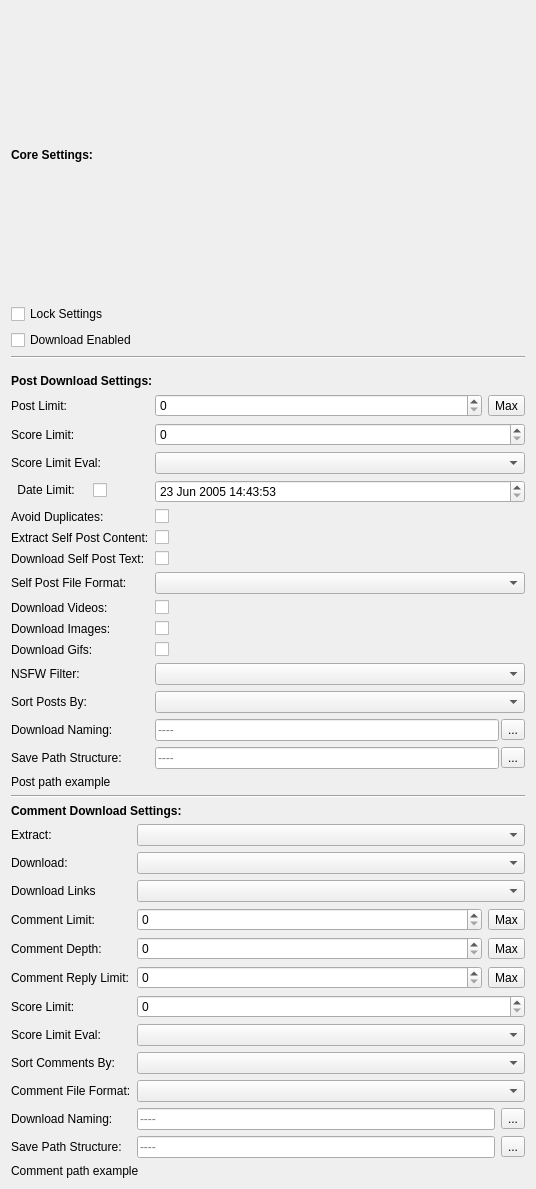
<?xml version="1.0" encoding="UTF-8"?>
<ui version="4.0">
 <class>ObjectSettingsWidget</class>
 <widget class="QWidget" name="ObjectSettingsWidget">
  <property name="geometry">
   <rect>
    <x>0</x>
    <y>0</y>
    <width>536</width>
    <height>1189</height>
   </rect>
  </property>
  <property name="windowTitle">
   <string>Settings</string>
  </property>
  <layout class="QVBoxLayout" name="verticalLayout_2">
   <item>
    <layout class="QVBoxLayout" name="verticalLayout">
     <item>
      <layout class="QVBoxLayout" name="core_settings_vbox">
       <item>
        <widget class="QLabel" name="label">
         <property name="font">
          <font>
           <weight>75</weight>
           <bold>true</bold>
          </font>
         </property>
         <property name="text">
          <string>Core Settings:</string>
         </property>
        </widget>
       </item>
       <item>
        <widget class="QCheckBox" name="lock_settings_checkbox">
         <property name="toolTip">
          <string>When checked, the settings in this window will not be overwritten due to changes in the main settings window</string>
         </property>
         <property name="layoutDirection">
          <enum>Qt::LeftToRight</enum>
         </property>
         <property name="text">
          <string>Lock Settings</string>
         </property>
        </widget>
       </item>
       <item>
        <widget class="QCheckBox" name="enable_download_checkbox">
         <property name="text">
          <string>Download Enabled</string>
         </property>
        </widget>
       </item>
      </layout>
     </item>
     <item>
      <widget class="Line" name="line">
       <property name="orientation">
        <enum>Qt::Horizontal</enum>
       </property>
      </widget>
     </item>
     <item>
      <layout class="QFormLayout" name="post_download_form">
       <item row="0" column="0">
        <widget class="Line" name="line_2">
         <property name="orientation">
          <enum>Qt::Horizontal</enum>
         </property>
        </widget>
       </item>
       <item row="1" column="0" colspan="2">
        <widget class="QLabel" name="label_19">
         <property name="font">
          <font>
           <weight>75</weight>
           <bold>true</bold>
          </font>
         </property>
         <property name="text">
          <string>Post Download Settings:</string>
         </property>
         <property name="alignment">
          <set>Qt::AlignLeading|Qt::AlignLeft|Qt::AlignVCenter</set>
         </property>
        </widget>
       </item>
       <item row="3" column="0">
        <widget class="QLabel" name="label_7">
         <property name="text">
          <string>Post Limit:</string>
         </property>
        </widget>
       </item>
       <item row="3" column="1">
        <layout class="QHBoxLayout" name="horizontalLayout_3">
         <item>
          <widget class="QSpinBox" name="post_limit_spinbox">
           <property name="maximum">
            <number>1000</number>
           </property>
          </widget>
         </item>
         <item>
          <widget class="QToolButton" name="post_limit_max_button">
           <property name="text">
            <string>Max</string>
           </property>
          </widget>
         </item>
        </layout>
       </item>
       <item row="4" column="0">
        <widget class="QLabel" name="label_9">
         <property name="text">
          <string>Score Limit:</string>
         </property>
        </widget>
       </item>
       <item row="4" column="1">
        <widget class="QSpinBox" name="score_limit_spinbox">
         <property name="maximum">
          <number>10000000</number>
         </property>
        </widget>
       </item>
       <item row="5" column="0">
        <widget class="QLabel" name="label_11">
         <property name="text">
          <string>Score Limit Eval:</string>
         </property>
        </widget>
       </item>
       <item row="5" column="1">
        <widget class="QComboBox" name="score_limit_operator_combo"/>
       </item>
       <item row="6" column="0">
        <widget class="QCheckBox" name="date_limit_checkbox">
         <property name="layoutDirection">
          <enum>Qt::RightToLeft</enum>
         </property>
         <property name="text">
          <string>Date Limit:    </string>
         </property>
        </widget>
       </item>
       <item row="6" column="1">
        <widget class="QDateTimeEdit" name="date_limit_edit">
         <property name="dateTime">
          <datetime>
           <hour>14</hour>
           <minute>43</minute>
           <second>53</second>
           <year>2005</year>
           <month>6</month>
           <day>23</day>
          </datetime>
         </property>
         <property name="minimumDateTime">
          <datetime>
           <hour>14</hour>
           <minute>43</minute>
           <second>53</second>
           <year>2005</year>
           <month>6</month>
           <day>23</day>
          </datetime>
         </property>
        </widget>
       </item>
       <item row="7" column="0">
        <widget class="QLabel" name="label_12">
         <property name="text">
          <string>Avoid Duplicates:</string>
         </property>
        </widget>
       </item>
       <item row="7" column="1">
        <widget class="QCheckBox" name="avoid_duplicates_checkbox">
         <property name="text">
          <string/>
         </property>
        </widget>
       </item>
       <item row="8" column="0">
        <widget class="QLabel" name="label_30">
         <property name="text">
          <string>Extract Self Post Content:</string>
         </property>
        </widget>
       </item>
       <item row="8" column="1">
        <widget class="QCheckBox" name="extract_self_post_content_checkbox">
         <property name="text">
          <string/>
         </property>
        </widget>
       </item>
       <item row="9" column="0">
        <widget class="QLabel" name="label_15">
         <property name="text">
          <string>Download Self Post Text:</string>
         </property>
        </widget>
       </item>
       <item row="9" column="1">
        <widget class="QCheckBox" name="download_self_post_text_checkbox">
         <property name="text">
          <string/>
         </property>
        </widget>
       </item>
       <item row="10" column="0">
        <widget class="QLabel" name="label_31">
         <property name="text">
          <string>Self Post File Format:</string>
         </property>
        </widget>
       </item>
       <item row="10" column="1">
        <widget class="QComboBox" name="self_post_file_format_combo"/>
       </item>
       <item row="11" column="0">
        <widget class="QLabel" name="label_13">
         <property name="text">
          <string>Download Videos:</string>
         </property>
        </widget>
       </item>
       <item row="11" column="1">
        <widget class="QCheckBox" name="download_videos_checkbox">
         <property name="text">
          <string/>
         </property>
        </widget>
       </item>
       <item row="12" column="0">
        <widget class="QLabel" name="label_14">
         <property name="text">
          <string>Download Images:</string>
         </property>
        </widget>
       </item>
       <item row="12" column="1">
        <widget class="QCheckBox" name="download_images_checkbox">
         <property name="text">
          <string/>
         </property>
        </widget>
       </item>
       <item row="13" column="0">
        <widget class="QLabel" name="label_29">
         <property name="text">
          <string>Download Gifs:</string>
         </property>
        </widget>
       </item>
       <item row="13" column="1">
        <widget class="QCheckBox" name="download_gifs_checkbox">
         <property name="text">
          <string/>
         </property>
        </widget>
       </item>
       <item row="14" column="0">
        <widget class="QLabel" name="label_28">
         <property name="text">
          <string>NSFW Filter:</string>
         </property>
        </widget>
       </item>
       <item row="14" column="1">
        <widget class="QComboBox" name="nsfw_filter_combo"/>
       </item>
       <item row="15" column="0">
        <widget class="QLabel" name="label_16">
         <property name="text">
          <string>Sort Posts By:</string>
         </property>
        </widget>
       </item>
       <item row="15" column="1">
        <widget class="QComboBox" name="post_sort_combo"/>
       </item>
       <item row="18" column="0">
        <widget class="QLabel" name="post_download_naming_label">
         <property name="text">
          <string>Download Naming:</string>
         </property>
        </widget>
       </item>
       <item row="18" column="1">
        <layout class="QHBoxLayout" name="horizontalLayout_2">
         <property name="spacing">
          <number>2</number>
         </property>
         <item>
          <widget class="QLineEdit" name="post_download_naming_line_edit">
           <property name="placeholderText">
            <string>----</string>
           </property>
          </widget>
         </item>
         <item>
          <widget class="QToolButton" name="post_download_naming_available_tokens_button">
           <property name="toolTip">
            <string>See available tokens</string>
           </property>
           <property name="text">
            <string>...</string>
           </property>
          </widget>
         </item>
        </layout>
       </item>
       <item row="19" column="0">
        <widget class="QLabel" name="post_save_structure_label">
         <property name="text">
          <string>Save Path Structure:</string>
         </property>
        </widget>
       </item>
       <item row="19" column="1">
        <layout class="QHBoxLayout" name="horizontalLayout_5">
         <property name="spacing">
          <number>2</number>
         </property>
         <item>
          <widget class="QLineEdit" name="post_save_path_structure_line_edit">
           <property name="placeholderText">
            <string>----</string>
           </property>
          </widget>
         </item>
         <item>
          <widget class="QToolButton" name="post_save_structure_available_tokens_button">
           <property name="toolTip">
            <string>See available tokens</string>
           </property>
           <property name="text">
            <string>...</string>
           </property>
          </widget>
         </item>
        </layout>
       </item>
       <item row="20" column="0" colspan="2">
        <widget class="QLabel" name="post_path_example_label">
         <property name="text">
          <string>Post path example</string>
         </property>
        </widget>
       </item>
      </layout>
     </item>
     <item>
      <widget class="Line" name="line_3">
       <property name="orientation">
        <enum>Qt::Horizontal</enum>
       </property>
      </widget>
     </item>
     <item>
      <layout class="QFormLayout" name="comment_download_form">
       <item row="0" column="0" colspan="2">
        <widget class="QLabel" name="label_20">
         <property name="font">
          <font>
           <weight>75</weight>
           <bold>true</bold>
          </font>
         </property>
         <property name="text">
          <string>Comment Download Settings:</string>
         </property>
        </widget>
       </item>
       <item row="3" column="0">
        <widget class="QLabel" name="label_22">
         <property name="text">
          <string>Download:</string>
         </property>
        </widget>
       </item>
       <item row="3" column="1">
        <widget class="QComboBox" name="comment_download_combo"/>
       </item>
       <item row="4" column="0">
        <widget class="QLabel" name="label_21">
         <property name="text">
          <string>Download Links</string>
         </property>
        </widget>
       </item>
       <item row="4" column="1">
        <widget class="QComboBox" name="comment_content_download_combo"/>
       </item>
       <item row="5" column="0">
        <widget class="QLabel" name="label_23">
         <property name="text">
          <string>Comment Limit:</string>
         </property>
        </widget>
       </item>
       <item row="8" column="0">
        <widget class="QLabel" name="label_24">
         <property name="text">
          <string>Score Limit:</string>
         </property>
        </widget>
       </item>
       <item row="8" column="1">
        <widget class="QSpinBox" name="comment_score_limit_spinbox">
         <property name="maximum">
          <number>10000000</number>
         </property>
        </widget>
       </item>
       <item row="9" column="0">
        <widget class="QLabel" name="label_25">
         <property name="text">
          <string>Score Limit Eval:</string>
         </property>
        </widget>
       </item>
       <item row="9" column="1">
        <widget class="QComboBox" name="comment_score_operator_combo"/>
       </item>
       <item row="10" column="0">
        <widget class="QLabel" name="label_18">
         <property name="text">
          <string>Sort Comments By:</string>
         </property>
        </widget>
       </item>
       <item row="10" column="1">
        <widget class="QComboBox" name="comment_sort_combo"/>
       </item>
       <item row="5" column="1">
        <layout class="QHBoxLayout" name="horizontalLayout_4">
         <item>
          <widget class="QSpinBox" name="comment_limit_spinbox">
           <property name="toolTip">
            <string>Only limits top level comment.  May pull more comments depending on replies</string>
           </property>
           <property name="maximum">
            <number>10000</number>
           </property>
          </widget>
         </item>
         <item>
          <widget class="QToolButton" name="comment_limit_max_button">
           <property name="text">
            <string>Max</string>
           </property>
          </widget>
         </item>
        </layout>
       </item>
       <item row="2" column="0">
        <widget class="QLabel" name="label_32">
         <property name="text">
          <string>Extract:</string>
         </property>
        </widget>
       </item>
       <item row="2" column="1">
        <widget class="QComboBox" name="comment_extract_combo"/>
       </item>
       <item row="14" column="0">
        <widget class="QLabel" name="comment_download_naming_label">
         <property name="text">
          <string>Download Naming:</string>
         </property>
        </widget>
       </item>
       <item row="15" column="0">
        <widget class="QLabel" name="comment_save_structure_label">
         <property name="text">
          <string>Save Path Structure:</string>
         </property>
        </widget>
       </item>
       <item row="14" column="1">
        <layout class="QHBoxLayout" name="horizontalLayout_6">
         <item>
          <widget class="QLineEdit" name="comment_download_naming_line_edit">
           <property name="placeholderText">
            <string>----</string>
           </property>
          </widget>
         </item>
         <item>
          <widget class="QToolButton" name="comment_download_naming_available_tokens_button">
           <property name="toolTip">
            <string>See available tokens</string>
           </property>
           <property name="text">
            <string>...</string>
           </property>
          </widget>
         </item>
        </layout>
       </item>
       <item row="15" column="1">
        <layout class="QHBoxLayout" name="horizontalLayout_7">
         <item>
          <widget class="QLineEdit" name="comment_save_path_structure_line_edit">
           <property name="placeholderText">
            <string>----</string>
           </property>
          </widget>
         </item>
         <item>
          <widget class="QToolButton" name="comment_save_structure_available_tokens_button">
           <property name="toolTip">
            <string>See available tokens</string>
           </property>
           <property name="text">
            <string>...</string>
           </property>
          </widget>
         </item>
        </layout>
       </item>
       <item row="16" column="0" colspan="2">
        <widget class="QLabel" name="comment_path_example_label">
         <property name="text">
          <string>Comment path example</string>
         </property>
        </widget>
       </item>
       <item row="13" column="0">
        <widget class="QLabel" name="label_2">
         <property name="text">
          <string>Comment File Format:</string>
         </property>
        </widget>
       </item>
       <item row="13" column="1">
        <widget class="QComboBox" name="comment_file_format_combo"/>
       </item>
       <item row="6" column="0">
        <widget class="QLabel" name="label_3">
         <property name="text">
          <string>Comment Depth:</string>
         </property>
        </widget>
       </item>
       <item row="7" column="0">
        <widget class="QLabel" name="label_4">
         <property name="text">
          <string>Comment Reply Limit:</string>
         </property>
        </widget>
       </item>
       <item row="6" column="1">
        <layout class="QHBoxLayout" name="horizontalLayout">
         <item>
          <widget class="QSpinBox" name="comment_depth_spinbox">
           <property name="maximum">
            <number>9999</number>
           </property>
          </widget>
         </item>
         <item>
          <widget class="QToolButton" name="comment_depth_max_button">
           <property name="text">
            <string>Max</string>
           </property>
          </widget>
         </item>
        </layout>
       </item>
       <item row="7" column="1">
        <layout class="QHBoxLayout" name="horizontalLayout_8">
         <item>
          <widget class="QSpinBox" name="comment_reply_limit_spinbox">
           <property name="maximum">
            <number>9999</number>
           </property>
          </widget>
         </item>
         <item>
          <widget class="QToolButton" name="comment_reply_max_button">
           <property name="text">
            <string>Max</string>
           </property>
          </widget>
         </item>
        </layout>
       </item>
      </layout>
     </item>
    </layout>
   </item>
  </layout>
 </widget>
 <resources/>
 <connections/>
</ui>
